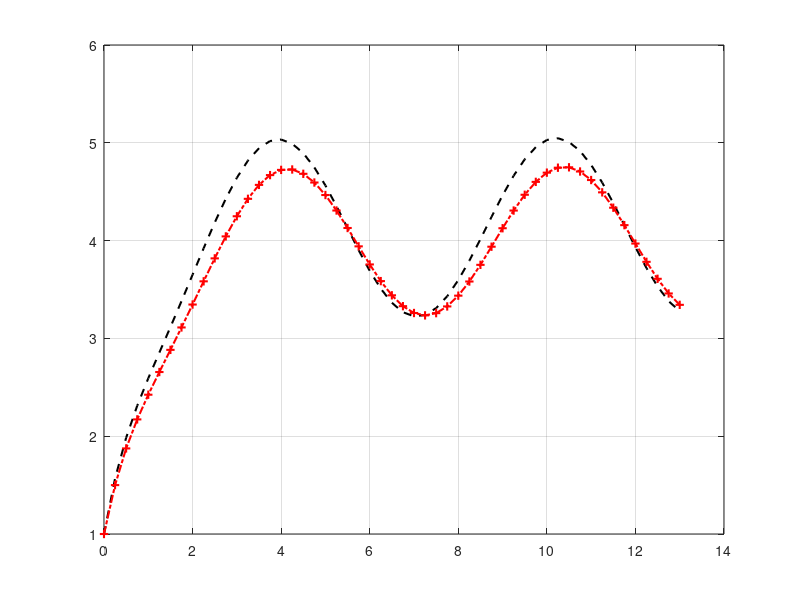

Write MATLAB code to recreate this figure. (Note: this script raises an error after producing the figure.)
% RK_2ndODE_ex4.m
% EXAMPLE 4. y"+y'=sin(t) with ICs: [1, 2]
clearvars; close all; clc
h=0.25;                 % Step size
t0=0;                     % Start of simulations
tmax=13;              % End of simulations
t=t0:h:tmax;          % Simulation time space
steps=length(t);    % Simulation steps
y(1,:)=[1, 2];          % Initial Conditions
% Runge-Kutta method:
for ii=1:steps-1
k1=[y(ii,2),             sin(t(ii))-y(ii,2)];
k2=[y(ii,2)+k1(:,1)*h/2, sin(t(ii)+h/2)-y(ii,2)+k1(:,2)*h/2]; 
k3=[y(ii,2)+k2(:,1)*h/2, sin(t(ii)+h/2)-y(ii,2)+k2(:,2)*h/2];
k4=[y(ii,2)+k3(:,1)*h,   sin(t(ii)+h)-y(ii,2)+k3(:,2)*h];
y(ii+1,:)=y(ii,:)+h*(k1+2*k2+2*k3+k4)/6;
end
plot(t, y(:,1), 'k--', 'linewidth', 1.5) 
grid on; hold on 
% Euler forward method:
for ii=1:steps-1
y(ii+1,:)=y(ii,:)+h*[y(ii,2), sin(t(ii))-y(ii,2)];
end
plot(t, y(:,1), 'r-.+', 'linewidth', 1.5)
% Analytical solution:
y=dsolve('D2y=-Dy+sin(t)', 'y(0)=1, Dy(0)=2','t');
Y=double(subs(y,'t',t)); 
plot(t, Y, 'm-', 'linewidth', 1.5)
title('\it Runge-Kutta, Euler Methods vs. Analytical Solution of: $$ \frac{d^2u}{dt^2}=sin(t)-\frac{du}{dt} $$', 'Interpreter', 'latex')
xlabel '\it t'; ylabel '\it Solution, u(t)'
legend('Runge-Kutta: h = 0.25', 'Euler: h = 0.25', 'Analytical Solution', 'location', 'southeast')
hold off; axis tight; shg
